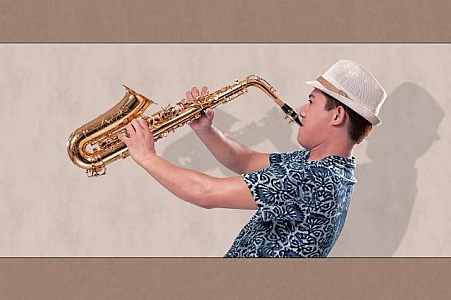
#> input picture images/image_1047.jpg, 451 x 300 px; its folder holds only this picture in this run
$ python imageConvert.py
#> lines starting #> are read from the running program, lines starting #| are printed output that depends on the picture; after the words box and inside, x2 and y2 are one past the last pixel; in counts of white or black regions, pixels touching at a corner belong together
import os
import cv2
import numpy as np

def create_speaking_not_speaking(input_folder, output_folder):
    # Define output paths
#> called with input_folder = 'images', output_folder = 'output_images'
    speaking_folder = os.path.join(output_folder, "speaking")
    not_speaking_folder = os.path.join(output_folder, "not_speaking")
    os.makedirs(speaking_folder, exist_ok=True)
    os.makedirs(not_speaking_folder, exist_ok=True)

    # Process each image
    for img_name in os.listdir(input_folder):
        img_path = os.path.join(input_folder, img_name)
        img = cv2.imread(img_path)
#> img is the input picture: shape (300, 451, 3); mean B, G, R 148, 156.6, 178.6

        if img is None:
            continue

        # Resize image to 256x256 (optional)
        img = cv2.resize(img, (256, 256))
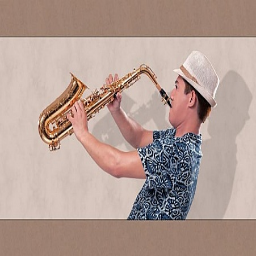
#> img: shape (256, 256, 3); mean B, G, R 147.9, 156.5, 178.5

        # Save non-speaking version (original image)
        cv2.imwrite(os.path.join(not_speaking_folder, img_name), img)

        # Create speaking version (add a blue ring)
        overlay = img.copy()
        height, width, _ = img.shape
#> height = 256; width = 256
        center = (width // 2, height // 2)
#> center = (128, 128)
        radius = min(width, height) // 2 - 10
#> radius = 118
        cv2.circle(overlay, center, radius, (255, 0, 0), 10)  # Blue ring
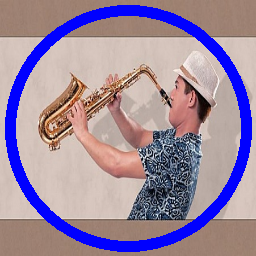
#> overlay: shape (256, 256, 3); 12.44% of pixels changed, all inside (x1, y1, x2, y2) = (5, 5, 252, 252)
        cv2.imwrite(os.path.join(speaking_folder, img_name), overlay)

    print("✅ Image processing complete!")

# Example usage
input_folder = "images"  # Change this to your folder
output_folder = "output_images"
create_speaking_not_speaking(input_folder, output_folder)

$ run again, on images/image_1153.jpg
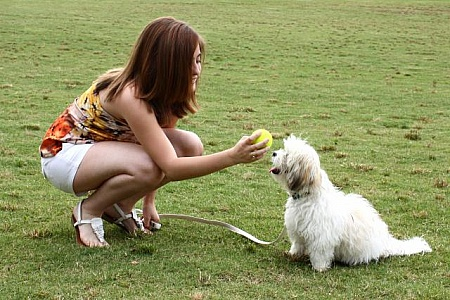
#> input picture images/image_1153.jpg, 450 x 300 px
#> in create_speaking_not_speaking, img is the input picture: shape (300, 450, 3); mean B, G, R 96.6, 146.7, 143.4
#> in create_speaking_not_speaking, `img = cv2.resize(img, (256, 256))`:
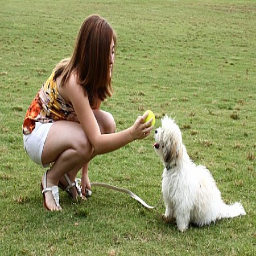
#> img: shape (256, 256, 3); mean B, G, R 96.5, 146.5, 143.3
#> in create_speaking_not_speaking, `cv2.circle(overlay, center, radius, (255, 0, 0), 10)`:
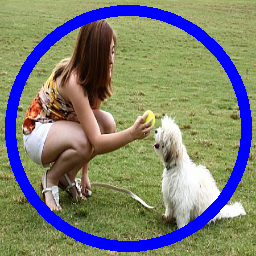
#> overlay: shape (256, 256, 3); 12.44% of pixels changed, all inside (x1, y1, x2, y2) = (5, 5, 252, 252)

$ run again, on images/image_1159.jpg
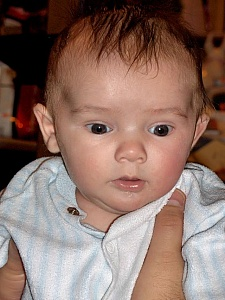
#> input picture images/image_1159.jpg, 225 x 300 px
#> in create_speaking_not_speaking, img is the input picture: shape (300, 225, 3); mean B, G, R 103.7, 113.5, 140.7
#> in create_speaking_not_speaking, `img = cv2.resize(img, (256, 256))`:
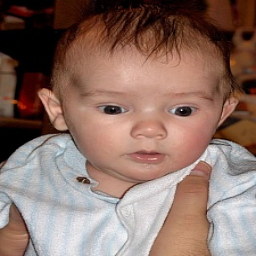
#> img: shape (256, 256, 3); mean B, G, R 103.6, 113.4, 140.6
#> in create_speaking_not_speaking, `cv2.circle(overlay, center, radius, (255, 0, 0), 10)`:
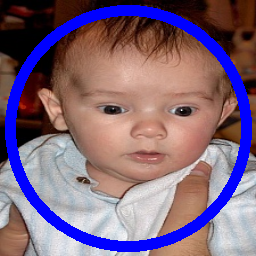
#> overlay: shape (256, 256, 3); 12.44% of pixels changed, all inside (x1, y1, x2, y2) = (5, 5, 252, 252)

$ run again, on images/image_1177.jpg
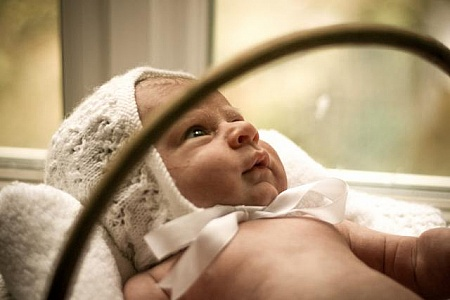
#> input picture images/image_1177.jpg, 450 x 300 px
#> in create_speaking_not_speaking, img is the input picture: shape (300, 450, 3); mean B, G, R 120, 150, 172.9
#> in create_speaking_not_speaking, `img = cv2.resize(img, (256, 256))`:
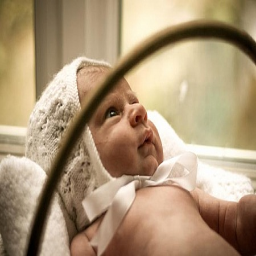
#> img: shape (256, 256, 3); mean B, G, R 119.9, 149.9, 172.8
#> in create_speaking_not_speaking, `cv2.circle(overlay, center, radius, (255, 0, 0), 10)`:
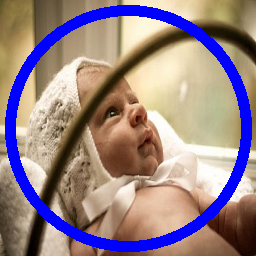
#> overlay: shape (256, 256, 3); 12.44% of pixels changed, all inside (x1, y1, x2, y2) = (5, 5, 252, 252)

$ run again, on images/image_1064.jpg
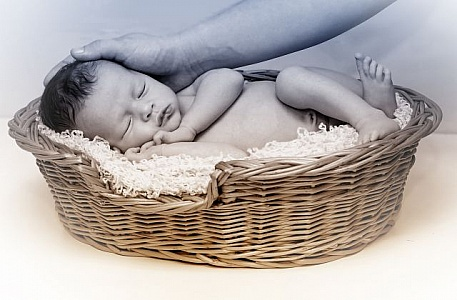
#> input picture images/image_1064.jpg, 457 x 300 px
#> in create_speaking_not_speaking, img is the input picture: shape (300, 457, 3); mean B, G, R 167.8, 170.5, 178.2
#> in create_speaking_not_speaking, `img = cv2.resize(img, (256, 256))`:
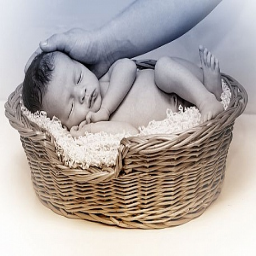
#> img: shape (256, 256, 3); mean B, G, R 167.7, 170.4, 178.1
#> in create_speaking_not_speaking, `cv2.circle(overlay, center, radius, (255, 0, 0), 10)`:
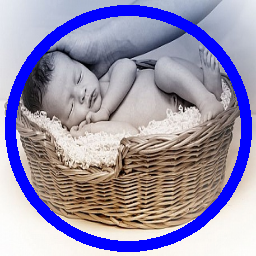
#> overlay: shape (256, 256, 3); 12.44% of pixels changed, all inside (x1, y1, x2, y2) = (5, 5, 252, 252)
